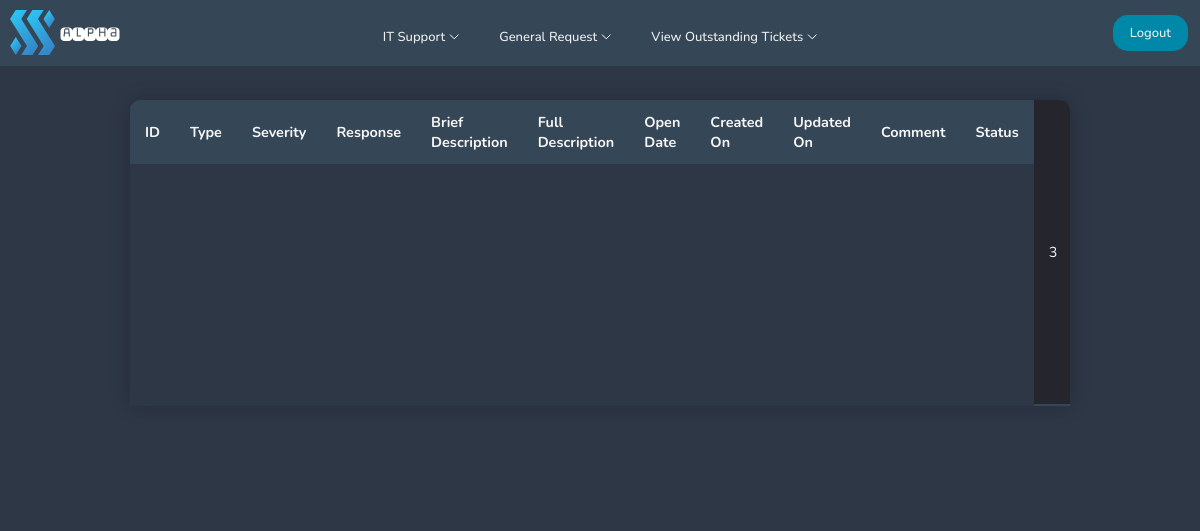
The page /pages/user-select-it-ticket.php?id=1 on the database as committed earlier.
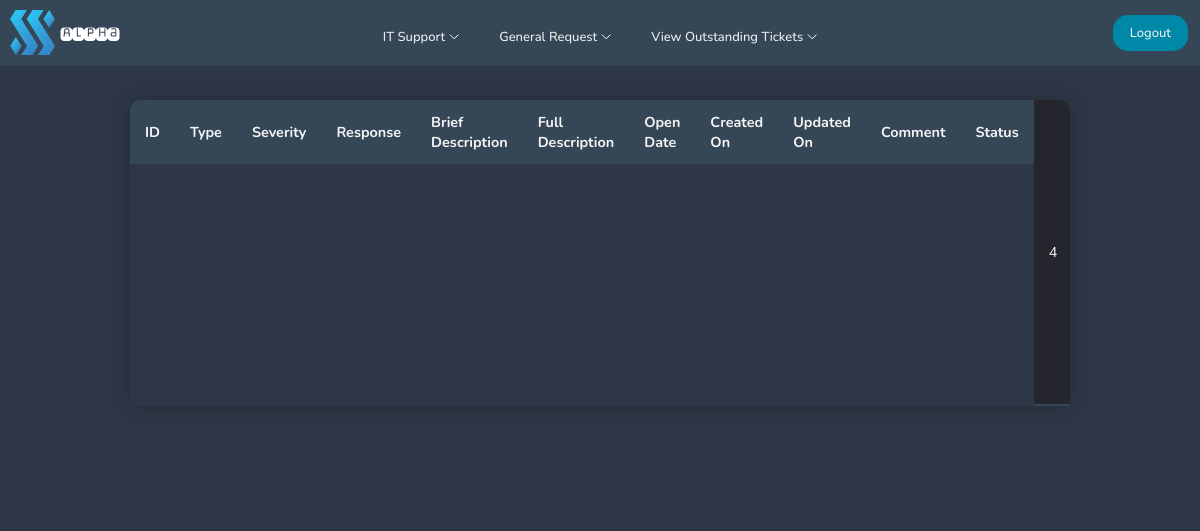
The same page on the database as committed later.
### tables this page shows
CREATE TABLE "itticket" (
	"id"	INTEGER,
	"user"	INTEGER,
	"type"	TEXT,
	"severity"	TEXT,
	"brief"	INTEGER,
	"full"	TEXT,
	"createdon"	TEXT,
	"status"	TEXT,
	"comment"	TEXT,
	"updatedon"	TEXT,
	PRIMARY KEY("id"),
	FOREIGN KEY("severity") REFERENCES "itsupportservices"("id")
);

CREATE TABLE "itsupportservices" (
	"id"	INTEGER,
	"severity"	TEXT,
	"response"	TEXT,
	"recovery"	TEXT,
	PRIMARY KEY("id")
);

### pages/user-select-it-ticket.php (the view, shortened to what this page needs)
<!DOCTYPE html>
<html lang="en">
<head>
    <?php include'../navigation/userdashnavbar.php';
    require ('../config/dbcon.php'); ?>
    <link rel="stylesheet" href="../navigation/userdashnavbar.css">
    <link rel="stylesheet" href="../css/usertickettable.css">
    <link rel="stylesheet" href="../css/user-select-button.css">
</head>
<body bgcolor="#2E3746">
    <?php
    if(isset($_GET['id'])) {
        $id = $_GET['id'];
    };
    $query = "SELECT * FROM itticket
              left join itsupportservices
              on itticket.severity = itsupportservices.id
              where itticket.id = $id";
    $statement = $conn->prepare($query);
    $statement->execute();
    $statement->setFetchMode(PDO::FETCH_OBJ);
    $result = $statement->fetchAll();
    ?>
    <table class="ticket-table">
        <thead>
        <tr>
            <th>ID</th>
            <th>Type</th>
            <th>Severity</th>
            <th>Response</th>
            <th>Brief Description</th>
            <th>Full Description</th>
            <th>Open Date</th>
            <th>Created On</th>
            <th>Updated On</th>
            <th>Comment</th>
            <th>Status</th>
        </tr>
        </thead>
        <?php foreach($result as $data) { ?>
            <tr>
                <td><?= $data->id; ?> </td>
            </tr>
            <?php
        }
        ?>
    </table>
</body>
</html>

Rows that differ between the two databases and show on the page:
removed itticket: severity "3"
added itticket: severity "4"
